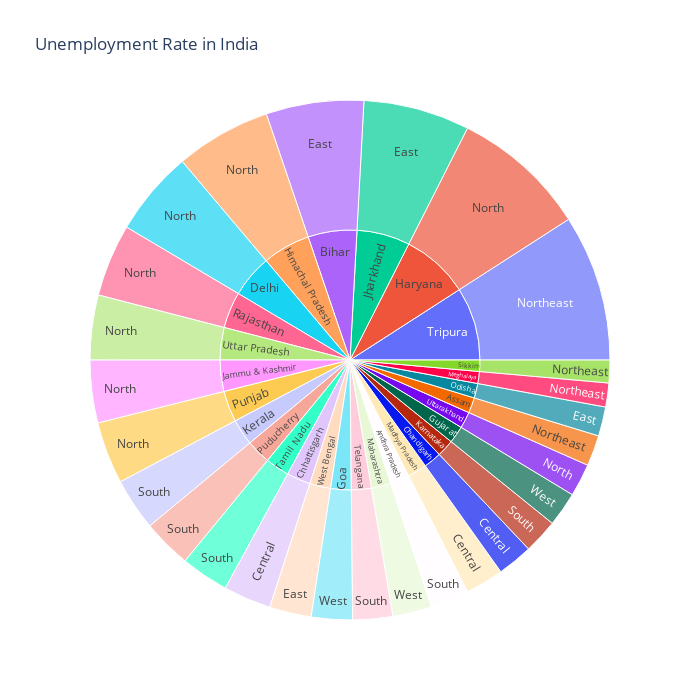

Here is the notebook cell this chart was saved with:
### Code cell
unemploment = data[["States", "Region", "EUR"]]
figure = px.sunburst(unemploment, path=["States","Region"], 
                     values="EUR", 
                     width=700, height=700, color_continuous_scale="RdYlGn", 
                     title="Unemployment Rate in India")
figure.show()

### Figure 1 — Plotly figure (JSON) as saved in the notebook; plotly's stock layout.template omitted (floating-point values rounded to 4 significant figures)
{"data": [{"branchvalues": "total", "domain": {"x": [0, 1], "y": [0, 1]}, "hovertemplate": "labels=%{label}<br>EUR=%{value}<br>parent=%{parent}<br>id=%{id}<extra></extra>", "ids": ["Chandigarh/Central", "Chhattisgarh/Central", "Madhya Pradesh/Central", "Bihar/East", "Jharkhand/East", "Odisha/East", "West Bengal/East", "Delhi/North", "Haryana/North", "Himachal Pradesh/North", "Jammu & Kashmir/North", "Punjab/North", "Rajasthan/North", "Uttar Pradesh/North", "Uttarakhand/North", "Assam/Northeast", "Meghalaya/Northeast", "Sikkim/Northeast", "Tripura/Northeast", "Andhra Pradesh/South", "Karnataka/South", "Kerala/South", "Puducherry/South", "Tamil Nadu/South", "Telangana/South", "Goa/West", "Gujarat/West", "Maharashtra/West", "Andhra Pradesh", "Assam", "Bihar", "Chandigarh", "Chhattisgarh", "Delhi", "Goa", "Gujarat", "Haryana", "Himachal Pradesh", "Jammu & Kashmir", "Jharkhand", "Karnataka", "Kerala", "Madhya Pradesh", "Maharashtra", "Meghalaya", "Odisha", "Puducherry", "Punjab", "Rajasthan", "Sikkim", "Tamil Nadu", "Telangana", "Tripura", "Uttar Pradesh", "Uttarakhand", "West Bengal"], "labels": ["Central", "Central", "Central", "East", "East", "East", "East", "North", "North", "North", "North", "North", "North", "North", "North", "Northeast", "Northeast", "Northeast", "Northeast", "South", "South", "South", "South", "South", "South", "West", "West", "West", "Andhra Pradesh", "Assam", "Bihar", "Chandigarh", "Chhattisgarh", "Delhi", "Goa", "Gujarat", "Haryana", "Himachal Pradesh", "Jammu & Kashmir", "Jharkhand", "Karnataka", "Kerala", "Madhya Pradesh", "Maharashtra", "Meghalaya", "Odisha", "Puducherry", "Punjab", "Rajasthan", "Sikkim", "Tamil Nadu", "Telangana", "Tripura", "Uttar Pradesh", "Uttarakhand", "West Bengal"], "name": "", "parents": ["Chandigarh", "Chhattisgarh", "Madhya Pradesh", "Bihar", "Jharkhand", "Odisha", "West Bengal", "Delhi", "Haryana", "Himachal Pradesh", "Jammu & Kashmir", "Punjab", "Rajasthan", "Uttar Pradesh", "Uttarakhand", "Assam", "Meghalaya", "Sikkim", "Tripura", "Andhra Pradesh", "Karnataka", "Kerala", "Puducherry", "Tamil Nadu", "Telangana", "Goa", "Gujarat", "Maharashtra", "", "", "", "", "", "", "", "", "", "", "", "", "", "", "", "", "", "", "", "", "", "", "", "", "", "", "", ""], "type": "sunburst", "values": [191.9, 258.7, 207.4, 529.7, 576.4, 158.4, 227.5, 461.9, 735.9, 519.1, 340.0, 336.9, 393.6, 351.4, 177.7, 167.1, 129.6, 123.2, 793.8, 209.4, 186.9, 283.5, 265.6, 260.0, 216.7, 222.6, 186.6, 211.6, 209.4, 167.1, 529.7, 191.9, 258.7, 461.9, 222.6, 186.6, 735.9, 519.1, 340.0, 576.4, 186.9, 283.5, 207.4, 211.6, 129.6, 158.4, 265.6, 336.9, 393.6, 123.2, 260.0, 216.7, 793.8, 351.4, 177.7, 227.5]}], "layout": {"height": 700, "legend": {"tracegroupgap": 0}, "title": {"text": "Unemployment Rate in India"}, "width": 700}}
